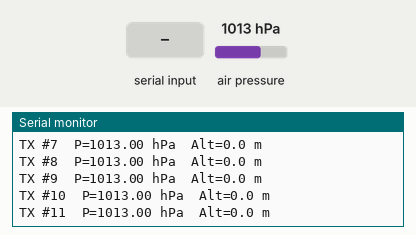
Simulated run of this sketch. Board: ESP32. Parts: the last lines printed to the serial monitor. Inputs (shaded band) come from the test bench; at power-on: air pressure 1013 hPa. No radio packets arrive unless stated.

Above: at 2.5 s.
2.6 s: "Z\n" received over Serial
5.1 s: air pressure set to 952 hPa
At 5.17 s:
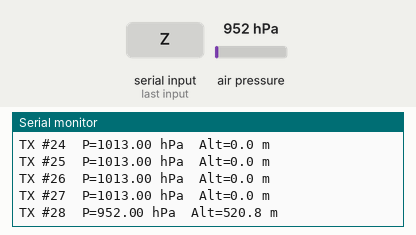
6.6 s: air pressure set to 975 hPa
At 6.68 s:
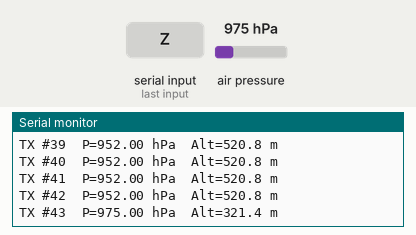
Timing chart, 0 to 9.6 s (numbered marks = the images above; inputs shaded):
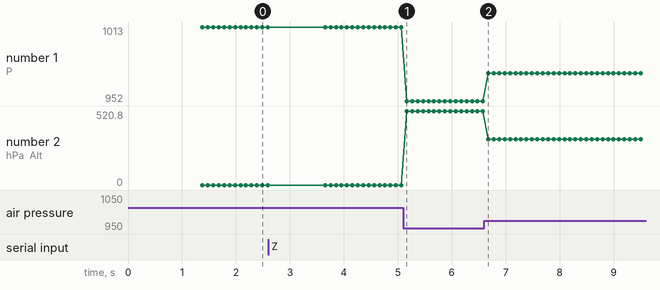

The sketch:

avionics_beacon.ino
```cpp
// ============================================================
// ALTITUDE BEACON — minimal BMP280 -> LoRa telemetry sketch
//
// Reads the BMP280, converts pressure to altitude above the
// power-on location, and transmits it as the SAME 6-byte packet
// the main flight firmware uses. That means the Ground Station
// sketch (and its WiFi dashboard) receive this unchanged.
//
// Use this to bench-verify the altitude path end-to-end:
//   BMP280 -> altitude math -> LoRa TX -> ground station dashboard
//
// Board:  ESP32 Dev Module
// Serial: 115200 — type 'Z' + Enter to re-zero altitude at any time
// ============================================================

#include <Wire.h>
#include <SPI.h>
#include <LoRa.h>
#include <Adafruit_BMP280.h>

// --- Pins (identical to the main flight firmware) ---
#define PIN_BMP_SDA   21
#define PIN_BMP_SCL   22

#define PIN_LORA_MISO 19
#define PIN_LORA_MOSI 23
#define PIN_LORA_SCK  18
#define PIN_LORA_NSS  5
#define PIN_LORA_RST  14
#define PIN_LORA_DIO0 26

// --- LoRa settings (identical to the main flight firmware) ---
#define LORA_FREQ         434.5E6
#define LORA_BANDWIDTH    125E3
#define LORA_SPREADFACTOR 7
#define LORA_CODINGRATE   8
#define LORA_PREAMBLE     8
#define LORA_SYNC_WORD    0x12
#define LORA_TX_POWER     13

#define ROCKET_ID              37
#define TX_INTERVAL_MS         100   // 10 packets/second
#define PKT_TYPE_NORMAL_ALTITUDE 0x01

// --- Wire format: identical to the main firmware's Protocol.h ---
#pragma pack(push, 1)
struct TelemetryPacket {
    uint8_t  rocket_id;
    uint8_t  type;
    uint16_t sequence;   // big-endian on air
    uint16_t altitude;   // big-endian, 0.1 m resolution
};
#pragma pack(pop)

Adafruit_BMP280 bmp;
uint16_t seq = 0;
float baseline_hPa = 0.0f;   // P0: pressure at the power-on location
uint32_t lastTx = 0;

uint16_t swap16(uint16_t v) { return (v << 8) | (v >> 8); }

// Average 50 readings (~1 s) to get a stable launch-site pressure
float readBaseline_hPa() {
    float sum = 0;
    for (int i = 0; i < 50; i++) {
        sum += bmp.readPressure();
        delay(20);
    }
    return (sum / 50.0f) / 100.0f;
}

void setup() {
    Serial.begin(115200);
    delay(300);

    // ---- LoRa ----
    SPI.begin(PIN_LORA_SCK, PIN_LORA_MISO, PIN_LORA_MOSI, PIN_LORA_NSS);
    LoRa.setPins(PIN_LORA_NSS, PIN_LORA_RST, PIN_LORA_DIO0);
    if (!LoRa.begin(LORA_FREQ)) {
        Serial.println("CRITICAL: LoRa init failed. Halting.");
        while (1) { Serial.println("LoRa FAULT"); delay(1000); }
    }
    LoRa.setSignalBandwidth(LORA_BANDWIDTH);
    LoRa.setSpreadingFactor(LORA_SPREADFACTOR);
    LoRa.setCodingRate4(LORA_CODINGRATE);
    LoRa.setPreambleLength(LORA_PREAMBLE);
    LoRa.setSyncWord(LORA_SYNC_WORD);
    LoRa.setTxPower(LORA_TX_POWER, PA_OUTPUT_PA_BOOST_PIN);
    LoRa.enableCrc();

    // ---- BMP280 ----
    Wire.begin(PIN_BMP_SDA, PIN_BMP_SCL);
    if (!bmp.begin(0x76, BMP280_CHIPID) && !bmp.begin(0x77, BMP280_CHIPID)) {
        Serial.println("CRITICAL: BMP280 init failed. Halting.");
        while (1) { Serial.println("BMP FAULT"); delay(1000); }
    }
    bmp.setSampling(Adafruit_BMP280::MODE_NORMAL,
                    Adafruit_BMP280::SAMPLING_X2,     // temperature
                    Adafruit_BMP280::SAMPLING_X8,     // pressure (the one that matters)
                    Adafruit_BMP280::FILTER_X4,
                    Adafruit_BMP280::STANDBY_MS_1);

    baseline_hPa = readBaseline_hPa();
    Serial.printf("Baseline pressure P0: %.2f hPa\n", baseline_hPa);
    Serial.println("Transmitting altitude at 10 Hz. Type 'Z' + Enter to re-zero.");
}

void loop() {
    // Optional re-zero: 'Z' + Enter in Serial Monitor sets current level to 0 m
    if (Serial.available()) {
        String cmd = Serial.readStringUntil('\n');
        cmd.trim();
        if (cmd == "Z") {
            baseline_hPa = readBaseline_hPa();
            Serial.printf("Re-zeroed. P0 = %.2f hPa\n", baseline_hPa);
        }
    }

    // ---- Read pressure and convert to altitude ----
    float p_hPa = bmp.readPressure() / 100.0f;
    float alt_m = 44330.0 * (1.0 - pow(p_hPa / baseline_hPa, 0.1903));

    // ---- Transmit at 10 Hz in the standard packet format ----
    if (millis() - lastTx >= TX_INTERVAL_MS) {
        lastTx = millis();

        TelemetryPacket pkt;
        pkt.rocket_id = ROCKET_ID;
        pkt.type      = PKT_TYPE_NORMAL_ALTITUDE;
        pkt.sequence  = swap16(seq++);

        if (alt_m < 0) alt_m = 0;   // avoid uint16 underflow wrapping on the pad
        pkt.altitude = swap16((uint16_t)round(alt_m * 10.0f));

        LoRa.beginPacket();
        LoRa.write((uint8_t*)&pkt, sizeof(pkt));
        LoRa.endPacket(true);

        Serial.printf("TX #%u  P=%.2f hPa  Alt=%.1f m\n",
                      (unsigned)(seq - 1), p_hPa, alt_m);
    }
}
```

Measured:
- after the input at 5.1 s, the serial monitor: prints a new line after 0.07 s (image 1)
- plotted number 1: 1013 → 952 after the input at 5.1 s
- plotted number 2: 0 → 520.8 after the input at 5.1 s
